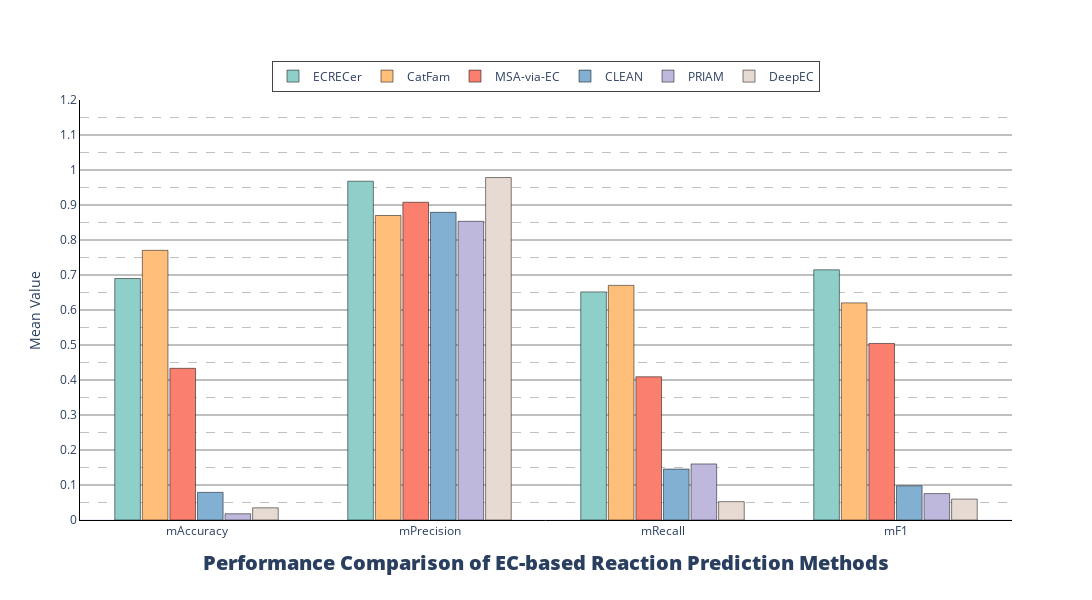

Notebook cell for this chart:
### Code cell
evTools.show_methods_eva_fig(res_metrics_data=res[res.methodGroup=='ec'])

### Figure 1 — Plotly figure (JSON) as saved in the notebook; plotly's stock layout.template omitted (floating-point values rounded to 4 significant figures)
{"data": [{"marker": {"color": "#8ECFC9", "line": {"color": "black", "width": 0.5}}, "name": "ECRECer", "type": "bar", "width": 0.11, "x": ["mAccuracy", "mPrecision", "mRecall", "mF1"], "y": [0.6899, 0.968, 0.6517, 0.7148]}, {"marker": {"color": "#FFBE7A", "line": {"color": "black", "width": 0.5}}, "name": "CatFam", "type": "bar", "width": 0.11, "x": ["mAccuracy", "mPrecision", "mRecall", "mF1"], "y": [0.7705, 0.87, 0.6704, 0.6203]}, {"marker": {"color": "#FA7F6F", "line": {"color": "black", "width": 0.5}}, "name": "MSA-via-EC", "type": "bar", "width": 0.11, "x": ["mAccuracy", "mPrecision", "mRecall", "mF1"], "y": [0.4334, 0.9079, 0.4092, 0.5044]}, {"marker": {"color": "#82B0D2", "line": {"color": "black", "width": 0.5}}, "name": "CLEAN", "type": "bar", "width": 0.11, "x": ["mAccuracy", "mPrecision", "mRecall", "mF1"], "y": [0.07895, 0.879, 0.1455, 0.09775]}, {"marker": {"color": "#BEB8DC", "line": {"color": "black", "width": 0.5}}, "name": "PRIAM", "type": "bar", "width": 0.11, "x": ["mAccuracy", "mPrecision", "mRecall", "mF1"], "y": [0.01783, 0.8534, 0.1601, 0.07541]}, {"marker": {"color": "#E7DAD2", "line": {"color": "black", "width": 0.5}}, "name": "DeepEC", "type": "bar", "width": 0.11, "x": ["mAccuracy", "mPrecision", "mRecall", "mF1"], "y": [0.03485, 0.9784, 0.05241, 0.05973]}], "layout": {"bargap": 0.29, "barmode": "group", "height": 600, "legend": {"borderwidth": 1, "orientation": "h", "tracegroupgap": 2, "x": 0.5, "xanchor": "center", "y": 1.02, "yanchor": "bottom"}, "title": {"font": {"size": 20, "weight": 1000}, "text": "Performance Comparison of EC-based Reaction Prediction Methods", "x": 0.5, "xanchor": "center", "y": 0.05}, "width": 1600, "xaxis": {"linecolor": "#000000", "linewidth": 1, "showline": true}, "yaxis": {"dtick": 0.1, "gridcolor": "gray", "gridwidth": 1, "linecolor": "black", "linewidth": 1, "minor": {"dtick": 0.05, "gridcolor": "gray", "griddash": "dash", "gridwidth": 0.5, "showgrid": true}, "range": [0, 1.2], "showgrid": true, "showline": true, "title": {"text": "Mean Value"}}}}
